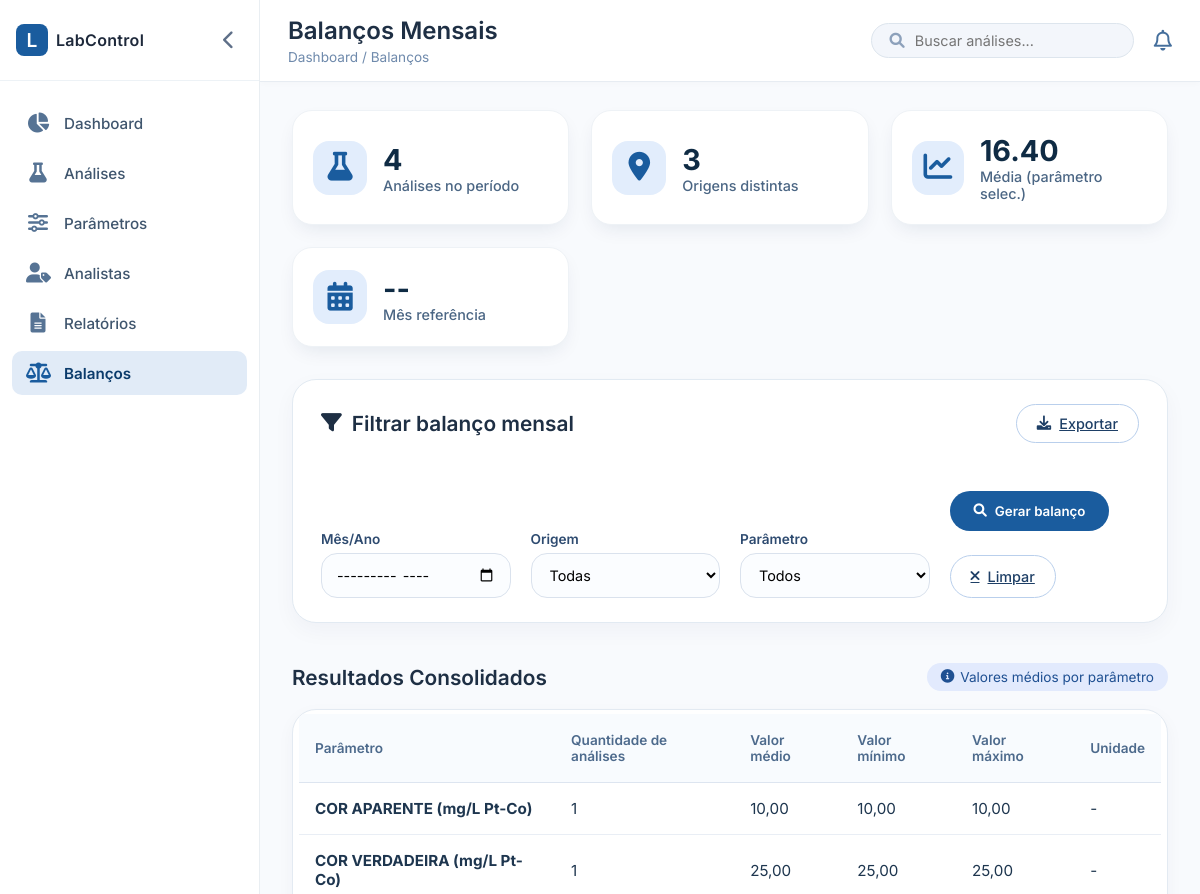
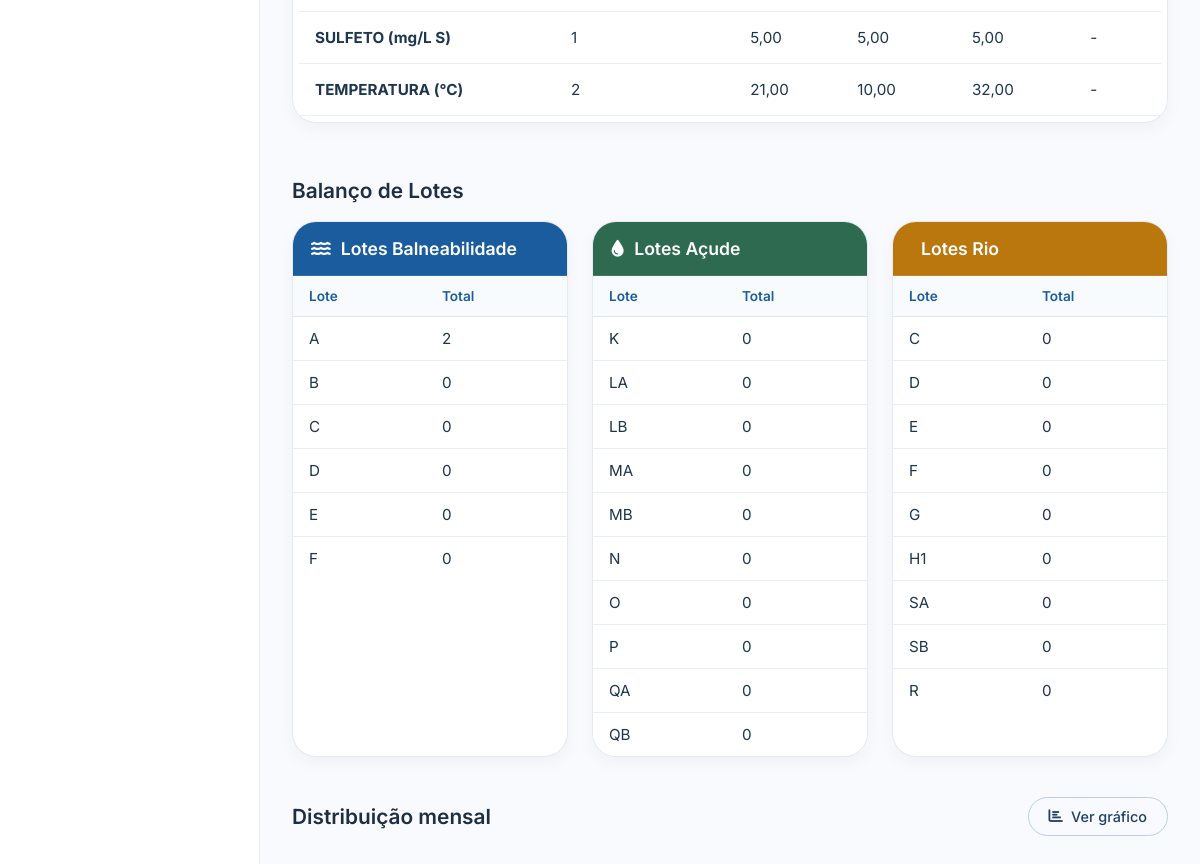
The page /balancos/ on the database its author committed (2 pictures, top to bottom).
### analises/models.py (models this page shows, shortened)
class Parametro(models.Model):
    nome = models.CharField(max_length=100, verbose_name="Nome do Parâmetro")
    criado_em = models.DateTimeField(auto_now_add=True)

### analises/views.py (the view, shortened to what this page needs)
# urls.py: path('balancos/', views.balancos, name='balancos'),
def balancos(request):
    origens = Origem.objects.all().order_by('nome')
    parametros = Parametro.objects.all().order_by('nome')
    mes_filtro = request.GET.get('mes', '')
    origem_id = request.GET.get('origem', '')
    parametro_id = request.GET.get('parametro', '')
    tipo_filtro = request.GET.get('tipo', '')
    total_analises = 0
    total_origens = 0
    media_parametro = "0.00"
    mes_referencia = "--"
    qs = AnaliseParametro.objects.select_related('analise', 'parametro', 'analise__origem')
    if origem_id:
        qs = qs.filter(analise__origem_id=origem_id)
    if parametro_id:
        qs = qs.filter(parametro_id=parametro_id)
    resultados_agrupados = {}
    todas_analises = set()
    todas_origens = set()
    soma_params = 0
    qtde_params = 0
    for item in qs:
        try:
            val = float(str(item.resultado).replace(',', '.'))
        except (ValueError, TypeError):
            continue  # Ignora caso não seja numérico conversível (ex: "Ausente", "< 1")
        origem_nome = item.analise.origem.nome if item.analise.origem else "Sem Origem"
        chave = item.parametro.nome
        todas_analises.add(item.analise_id)
        if item.analise.origem_id:
            todas_origens.add(item.analise.origem_id)
        soma_params += val
        qtde_params += 1
        if chave not in resultados_agrupados:
            resultados_agrupados[chave] = {
                'quantidade': 0,
                'soma': 0.0,
                'minimo': val,
                'maximo': val
            }
        agrupamento = resultados_agrupados[chave]
        agrupamento['quantidade'] += 1
        agrupamento['soma'] += val
        agrupamento['minimo'] = min(agrupamento['minimo'], val)
        agrupamento['maximo'] = max(agrupamento['maximo'], val)
    balanco_final = []
    for param_nome, dados in resultados_agrupados.items():
        media = dados['soma'] / dados['quantidade'] if dados['quantidade'] > 0 else 0
        balanco_final.append({
            'parametro_nome': param_nome,
            'quantidade': dados['quantidade'],
            'media': media,
            'minimo': dados['minimo'],
            'maximo': dados['maximo'],
            'unidade': '-'  # ou remova essa chave do dicionário
        })
    balanco_final = sorted(balanco_final, key=lambda x: x['parametro_nome'])
    lotes_balneabilidade = [{'lote': k, 'total': 0} for k in ['A', 'B', 'C', 'D', 'E', 'F']]
    lotes_acude = [{'lote': k, 'total': 0} for k in ['K', 'LA', 'LB', 'MA', 'MB', 'N', 'O', 'P', 'QA', 'QB']]
    lotes_rio = [{'lote': k, 'total': 0} for k in ['C', 'D', 'E', 'F', 'G', 'H1', 'SA', 'SB', 'R']]
    dict_baln = {d['lote']: d for d in lotes_balneabilidade}
    dict_acude = {d['lote']: d for d in lotes_acude}
    dict_rio = {d['lote']: d for d in lotes_rio}
    analises_filtradas = Analises.objects.filter(id__in=todas_analises).select_related('origem')
    for analise in analises_filtradas:
        lote = analise.lote
        if not lote: continue
        origem_nome = analise.origem.nome if analise.origem else ""
        if 'Balneabilidade' in origem_nome and lote in dict_baln:
            dict_baln[lote]['total'] += 1
        elif 'Açude' in origem_nome and lote in dict_acude:
            dict_acude[lote]['total'] += 1
        elif 'Rio' in origem_nome and lote in dict_rio:
            dict_rio[lote]['total'] += 1
    total_analises = len(todas_analises)
    total_origens = len(todas_origens)
    if qtde_params > 0:
        media_parametro = f"{(soma_params / qtde_params):.2f}"
    contexto = {
        'origens': origens,
        'parametros': parametros,
        'balanco': balanco_final,
        'lotes_balneabilidade': lotes_balneabilidade,
        'lotes_acude': lotes_acude,
        'lotes_rio': lotes_rio,
        'total_analises': total_analises,
        'total_origens': total_origens,
        'media_parametro': media_parametro,
        'mes_referencia': mes_referencia
    }
    return render(request, 'balanco.html', contexto)

### analises/templates/balanco.html (shortened to what this page needs)
{% extends 'index.html' %}
{% block page_header %}
<h1>Balanços Mensais</h1>
<div class="breadcrumb">Dashboard / Balanços</div>
{% endblock %}
{% block content %}
<div class="stats-grid">
    <div class="stat-card">
        <div class="stat-icon"><i class="fas fa-flask"></i></div>
        <div class="stat-info">
            <h3>{{ total_analises|default:"0" }}</h3>
            <p>Análises no período</p>
        </div>
    </div>
    <div class="stat-card">
        <div class="stat-icon"><i class="fas fa-map-marker-alt"></i></div>
        <div class="stat-info">
            <h3>{{ total_origens|default:"0" }}</h3>
            <p>Origens distintas</p>
        </div>
    </div>
    <div class="stat-card">
        <div class="stat-icon"><i class="fas fa-chart-line"></i></div>
        <div class="stat-info">
            <h3>{{ media_parametro|default:"0.0" }}</h3>
            <p>Média (parâmetro selec.)</p>
        </div>
    </div>
    <div class="stat-card">
        <div class="stat-icon"><i class="fas fa-calendar-alt"></i></div>
        <div class="stat-info">
            <h3>{{ mes_referencia|default:"--" }}</h3>
            <p>Mês referência</p>
        </div>
    </div>
</div>
<div class="filters-card">
    <div class="filters-header">
        <h3><i class="fas fa-filter"></i> Filtrar balanço mensal</h3>
        <a href="{% url 'exportar_balanco' %}?mes={{ request.GET.mes }}&origem={{ request.GET.origem }}&parametro={{ request.GET.parametro }}&tipo={{ request.GET.tipo }}"
            target="_blank" class="btn-outline">
            <i class="fas fa-download"></i> Exportar
        </a>
    </div>
    <form method="get" action="{% url 'balancos' %}" class="filters-form">
        <div class="form-row">
            <div class="form-group">
                <label for="mes">Mês/Ano</label>
                <input type="month" id="mes" name="mes" value="{{ request.GET.mes }}" placeholder="YYYY-MM">
            </div>
            <div class="form-group">
                <label for="origem">Origem</label>
                <select id="origem" name="origem">
                    <option value="">Todas</option>
                </select>
            </div>
            <div class="form-group">
                <label for="parametro">Parâmetro</label>
                <select id="parametro" name="parametro">
                    <option value="">Todos</option>
                </select>
            </div>
            <div class="form-group">
                <button type="submit" class="btn-primary" style="margin-top: 24px;"><i class="fas fa-search"></i> Gerar
                    balanço</button>
                <a href="{% url 'balancos' %}" class="btn-outline" style="margin-top: 24px; padding: 12px 20px;"><i
                        class="fas fa-times"></i> Limpar</a>
            </div>
        </div>
    </form>
</div>
<div class="section-header" style="margin-top: 40px;">
    <h2>Resultados Consolidados</h2>
    <div class="actions">
        <span class="badge-info"><i class="fas fa-info-circle"></i> Valores médios por parâmetro</span>
    </div>
</div>
<div class="table-container">
    <table>
        <thead>
            <tr>
                <th>Parâmetro</th>
                <th>Quantidade de análises</th>
                <th>Valor médio</th>
                <th>Valor mínimo</th>
                <th>Valor máximo</th>
                <th>Unidade</th>
            </tr>
        </thead>
        <tbody id="balanco-tbody">
            {% for item in balanco %}
            <tr class="balanco-row">
                <td><strong>{{ item.parametro_nome }}</strong></td>
                <td>{{ item.quantidade }}</td>
                <td>{{ item.media|floatformat:2 }}</td>
                <td>{{ item.minimo|floatformat:2 }}</td>
                <td>{{ item.maximo|floatformat:2 }}</td>
                <td>{{ item.unidade }}</td>
            </tr>
            {% empty %}
            <tr>
                <td colspan="6" style="text-align: center; color: #6f8aac; padding: 20px;">Nenhum dado encontrado para o
                    período selecionado.</td>
            </tr>
            {% endfor %}
        </tbody>
    </table>
</div>
<div class="section-header" style="margin-top: 40px;">
    <h2>Balanço de Lotes</h2>
</div>
<div class="lotes-grid">
    <div class="lote-card">
        <div class="lote-card-header" style="background: #1a5c9e; color: white;">
            <i class="fas fa-water"></i> Lotes Balneabilidade
        </div>
        <div class="table-container" style="margin-top: 0; border-radius: 0 0 20px 20px;">
            <table style="min-width: auto;">
                <thead>
                    <tr>
                        <th>Lote</th>
                        <th>Total</th>
                    </tr>
                </thead>
                <tbody>
                    {% for item in lotes_balneabilidade %}
                    <tr>
                        <td>{{ item.lote }}</td>
                        <td>{{ item.total }}</td>
                    </tr>
                    {% empty %}
                    <tr>
                        <td colspan="2" style="text-align: center; color: #6f8aac;">Nenhum lote</td>
                    </tr>
                    {% endfor %}
                </tbody>
            </table>
        </div>
    </div>
    <div class="lote-card">
        <div class="lote-card-header" style="background: #2d6a4f; color: white;">
            <i class="fas fa-tint"></i> Lotes Açude
        </div>
        <div class="table-container" style="margin-top: 0; border-radius: 0 0 20px 20px;">
            <table style="min-width: auto;">
                <thead>
                    <tr>
                        <th>Lote</th>
                        <th>Total</th>
                    </tr>
                </thead>
                <tbody>
                    {% for item in lotes_acude %}
                    <tr>
                        <td>{{ item.lote }}</td>
                        <td>{{ item.total }}</td>
                    </tr>
                    {% empty %}
                    <tr>
                        <td colspan="2" style="text-align: center; color: #6f8aac;">Nenhum lote</td>
                    </tr>
                    {% endfor %}
                </tbody>
            </table>
        </div>
    </div>
    <div class="lote-card">
        <div class="lote-card-header" style="background: #b9770e; color: white;">
             Lotes Rio
        </div>
        <div class="table-container" style="margin-top: 0; border-radius: 0 0 20px 20px;">
            <table style="min-width: auto;">
                <thead>
                    <tr>
                        <th>Lote</th>
                        <th>Total</th>
                    </tr>
                </thead>
                <tbody>
                    {% for item in lotes_rio %}
                    <tr>
                        <td>{{ item.lote }}</td>
                        <td>{{ item.total }}</td>
                    </tr>
                    {% empty %}
                    <tr>
                        <td colspan="2" style="text-align: center; color: #6f8aac;">Nenhum lote</td>
                    </tr>
                    {% endfor %}
                </tbody>
            </table>
        </div>
    </div>
</div>
<div class="section-header" style="margin-top: 40px;">
    <h2>Distribuição mensal</h2>
    <div class="actions">
        <button class="btn-outline" onclick="alternarGrafico()"><i class="fas fa-chart-bar"></i> Ver gráfico</button>
    </div>
</div>
{% endblock %}

### analises/templates/index.html (style rules this page uses)
* { margin: 0; padding: 0; box-sizing: border-box; font-family: 'Inter', sans-serif; }
body { background-color: #f4f7fc; height: 100vh; overflow: hidden; }
.page-title h1 { font-size: 1.5rem; font-weight: 600; color: #1e2f44; }
.page-title .breadcrumb { font-size: 0.85rem; color: #6f8aac; margin-top: 4px; }
.stats-grid { display: grid; grid-template-columns: repeat(auto-fit, minmax(240px, 1fr)); gap: 22px; margin-bottom: 32px; }
.stat-card { background: white; border-radius: 20px; padding: 22px 20px; box-shadow: 0 8px 20px -6px rgba(0, 42, 76, 0.1); border: 1px solid #eef2f6; display: flex; align-items: center; gap: 16px; }
.stat-icon { width: 54px; height: 54px; border-radius: 16px; background: #e2edfc; display: flex; align-items: center; justify-content: center; color: #1a5c9e; font-size: 1.8rem; }
.stat-info h3 { font-size: 1.8rem; font-weight: 700; color: #0f2b44; }
.stat-info p { color: #4b6684; font-size: 0.9rem; font-weight: 500; }
.section-header { display: flex; justify-content: space-between; align-items: center; margin: 32px 0 18px 0; }
.section-header h2 { font-size: 1.3rem; font-weight: 600; color: #1e2f44; }
.btn-outline { background: transparent; border: 1px solid #b9cfec; padding: 8px 16px; border-radius: 30px; color: #1e3f66; font-weight: 500; font-size: 0.9rem; cursor: pointer; transition: 0.2s; display: flex; align-items: center; gap: 8px; }
.table-container { background: white; border-radius: 24px; padding: 4px 6px 6px 6px; box-shadow: 0 6px 18px rgba(0, 35, 70, 0.04); border: 1px solid #e3eaf2; overflow-x: auto; }
table { width: 100%; border-collapse: collapse; min-width: 600px; }
th { text-align: left; padding: 18px 16px; font-weight: 600; font-size: 0.85rem; color: #4d6a8c; background: #f8fbfe; border-bottom: 1px solid #dde5f0; }
td { padding: 16px; border-bottom: 1px solid #e9eef5; color: #1e364f; font-size: 0.95rem; }

### rows shown on the page
Parametro: parametro_nome "COR APARENTE (mg/L Pt-Co)"
Parametro: parametro_nome "COR VERDADEIRA (mg/L Pt-Co)"
Parametro: parametro_nome "SULFETO (mg/L S)"
Parametro: parametro_nome "TEMPERATURA (°C)"

### other values the page prints
{{ total_analises|default:"0" }} "4"
{{ total_origens|default:"0" }} "3"
{{ media_parametro|default:"0.0" }} "16.40"
{{ mes_referencia|default:"--" }} "--"
{{ item.quantidade }} "1" "1" "1" "2"
{{ item.media|floatformat:2 }} "10,00" "25,00" "5,00" "21,00"
{{ item.minimo|floatformat:2 }} "10,00" "25,00" "5,00" "10,00"
{{ item.maximo|floatformat:2 }} "10,00" "25,00" "5,00" "32,00"
{{ item.unidade }} "-" "-" "-" "-"
{{ item.lote }} "A" "B" "C" "D" "E" "F"
{{ item.total }} "2" "0" "0" "0" "0" "0"
{{ item.lote }} "K" "LA" "LB" "MA" "MB" "N" "O" "P" "QA" "QB"
{{ item.total }} "0" "0" "0" "0" "0" "0" "0" "0" "0" "0"
{{ item.lote }} "C" "D" "E" "F" "G" "H1" "SA" "SB" "R"
{{ item.total }} "0" "0" "0" "0" "0" "0" "0" "0" "0"
